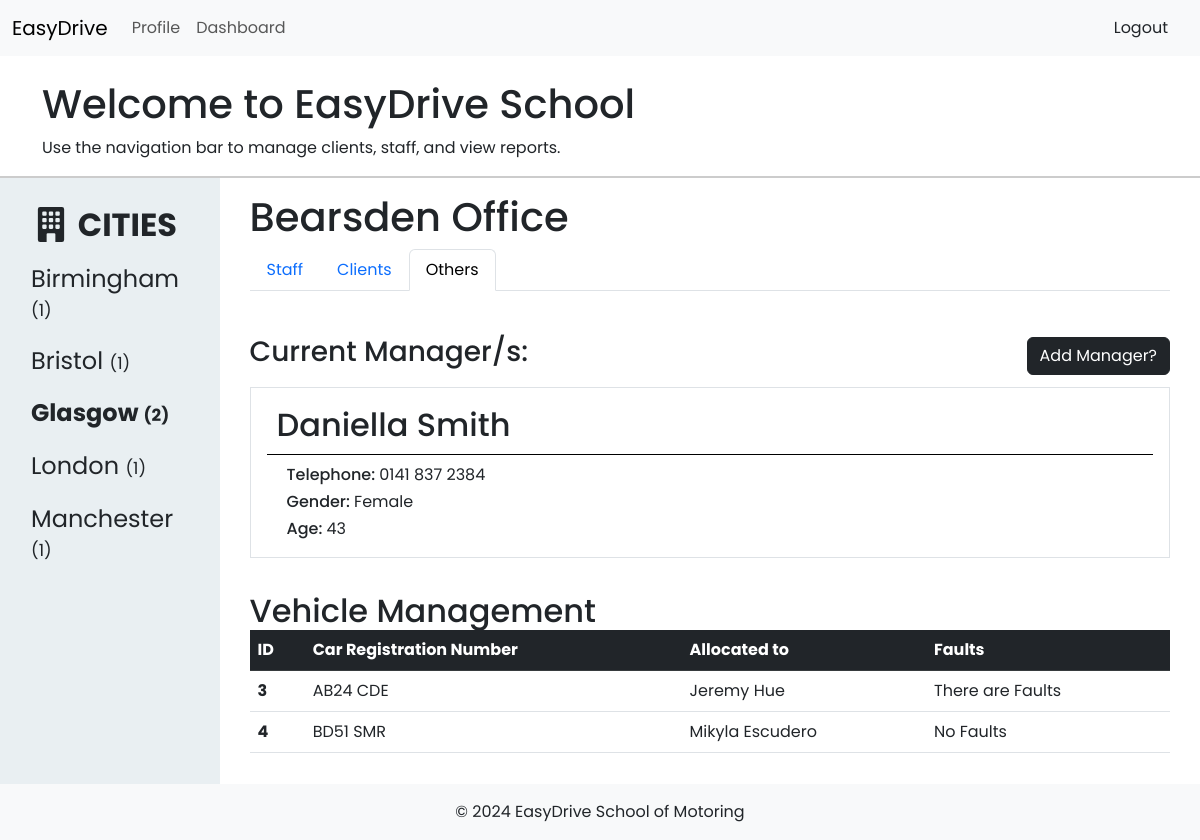
The page /views/managerView/dashboard_m_o.php?address=Bearsden (signed in) on the database its author committed.
### tables this page shows
CREATE TABLE `office` (
  `Office_ID` int(11) NOT NULL,
  `Name` varchar(100) NOT NULL,
  `Address` varchar(255) NOT NULL,
  `City` varchar(255) NOT NULL,
  `Manager_ID` int(11) NOT NULL
);

CREATE TABLE `manager` (
  `Manager_ID` int(11) NOT NULL,
  `First_Name` varchar(255) NOT NULL,
  `Last_Name` varchar(255) NOT NULL,
  `Telephone` varchar(15) NOT NULL,
  `Age` int(11) NOT NULL,
  `Gender` varchar(50) NOT NULL,
  `User_ID` int(11) NOT NULL
);

CREATE TABLE `car` (
  `Car_ID` int(11) NOT NULL,
  `Instructor_ID` int(11) NOT NULL,
  `Registration_No` varchar(50) NOT NULL,
  `wFaults` tinyint(1) DEFAULT 0
);

CREATE TABLE `staff` (
  `Staff_ID` int(11) NOT NULL,
  `First_Name` varchar(255) NOT NULL,
  `Last_Name` varchar(255) NOT NULL,
  `Phone_Num` varchar(15) NOT NULL,
  `Age` int(11) NOT NULL,
  `Gender` varchar(50) NOT NULL,
  `Position` varchar(255) NOT NULL,
  `Office_ID` int(11) NOT NULL,
  `User_ID` int(11) NOT NULL
);

### views/managerView/dashboard_m_o.php (the view, shortened to what this page needs)
<?php
    include '../../db_connection.php';
    $address = $_GET['address'];
    $sql = "SELECT city from office where address = '$address'";
    $data = $conn->query($sql);
    $city = $data -> fetch_assoc();
    $c = $city['city'];
?>
<!DOCTYPE html>
<html lang="en">
<head>
    <link rel="stylesheet" href="dashboard.css">
    <link rel="stylesheet" href="dashboard_m.css">
</head>
<body style="font-family:'Poppins'; max-height: 100vh;">
    <?php  include 'header_manager.php'  ?>
    <?php  include 'dashboard.php'  ?>
    <div class="main">
        <div class="sidenav">
            <nav id="nav" class="nav">
                <div>
                    <a id="first" class="nav-link link-dark link-underline-opacity-0" style="font-size: 2em ;font-weight: 700;">
                        CITIES
                    </a>
                        <?php
                            $cities = "SELECT City,
                            COUNT(*) as totaloffices
                            from office
                            group by City";
                            $r = $conn->query($cities);
                            while($city = $r -> fetch_assoc()){
                        ?>
                            <a class="nav-link link-dark link-underline-opacity-0" href="dashboard_m.php?city=<?php echo $city['City'] ?>">
                                <?php if($city['City'] === $c): ?>
                                    <h4 style="font-weight: 700;"><?php echo $city['City'] ?> <span>(<?php echo $city['totaloffices'] ?>)</span></h4>
                                <?php else: ?>
                                    <h4><?php echo $city['City'] ?> <span>(<?php echo $city['totaloffices'] ?>)</span></h4>
                                <?php endif ?>
                            </a>
                        <?php
                        }
                    ?>
                </div>
            </nav>
        <div class="dashboard">
            <h1><?php echo $address ?> Office</h1>
                <ul class="nav nav-tabs">
                    <li class="nav-item">
                        <a class="nav-link" href="dashboard_m_s.php?address=<?php echo $address ?>">Staff</a>
                    </li>
                    <li class="nav-item">
                        <a class="nav-link" href="dashboard_m_c.php?address=<?php echo $address ?>">Clients</a>
                    </li>
                    <li class="nav-item">
                        <a class="nav-link active" aria-current="page" href="">Others</a>
                    </li>
                </ul>
                <br>
                <ul class="list-group">
                    <div class="title">
                        <h3>Current Manager/s:</h3>
                        <a href="../../login-register-interview2/manager_signup.php"><button class="btn btn-dark">Add Manager?</button></a>
                    </div>
                    <?php
                        $manager_info = "SELECT m.*, o.Name AS Office FROM office o JOIN manager m ON o.Manager_ID = m.Manager_ID WHERE o.Address = '$address'";
                        $r = $conn->query($manager_info);
                        while($manager = $r -> fetch_assoc()){
                        ?>
                            <li class="list-group-item">
                                <h2 style="border-bottom: 1px solid black; padding: 10px;"><?php echo $manager['First_Name'] . " " . $manager['Last_Name'] ?></h2>
                                <div class="details">
                                    <h4>Telephone: <span class="normal"><?php echo $manager['Telephone'] ?></span></h4>
                                    <h4>Gender: <span class="normal"><?php echo $manager['Gender'] ?></span></h4>
                                    <h4>Age: <span class="normal"><?php echo $manager['Age'] ?></span></h4>
                                </div>
                            </li>
                        <?php
                        }
                    ?>
                    <br><h2 class="title">Vehicle Management</h2>
                    <?php
                        $car_info = "SELECT
                                        c.*,
                                        o.Name AS Office,
                                        i.*
                                        FROM car c
                                        join staff i on i.staff_id = c.instructor_id
                                        JOIN office o ON i.office_id = o.office_id
                                        WHERE o.Address = '$address'
                                        ";
                        $r = $conn->query($car_info);
                        ?>
                        <table class="table table-hover">
                        <thead>
                            <tr class="table-dark">
                            <th scope="col">ID</th>
                            <th scope="col">Car Registration Number</th>
                            <th scope="col">Allocated to</th>
                            <th scope="col">Faults</th>
                            </tr>
                        </thead>
                        <tbody>
                        <?php
                            while($car = $r -> fetch_assoc()){
                            ?>
                                <tr>
                                <th scope="row"><?php echo $car['Car_ID']?></th>
                                <td><?php echo $car['Registration_No']?></td>
                                <td><?php echo $car['First_Name'] . " " . $car['Last_Name'] ?></td>
                                <td><?php echo $car['wFaults'] > 0 ? 'There are Faults' : 'No Faults'; ?></td>
                                </tr>
                            <?php
                            }
                        ?>
                        </tbody>
                    </table>
                </ul>
            </div>
        </div>
    </div>
    <?php include '../../footer.php' ?>
</body>
</html>

### views/managerView/dashboard.css (style rules this page uses)
body { min-height: 100vh; }
.main { height: fit-content; }
.main .sidenav { border-top: 2px solid #ccc; }
.main .sidenav #nav { width: 20%; padding: 15px 15px; background-color: #8cadbb31; display: flex; }
.main .sidenav #nav a { border-radius: 10px; }
.main .sidenav #nav a h4 { font-weight: 400; transition: 0.2s; }
.main .sidenav #nav a h4 span { font-size: .7em; }

### views/managerView/dashboard_m.css (style rules this page uses)
.main .sidenav { display: flex; flex-direction: row; }
.dashboard { padding: 15px 30px; }
.dashboard .title { display: flex; flex-direction: row; justify-content: space-between; align-items: center; }
button { background-color: #cbd9e3; }

### views/managerView/dashboard_m_o.php (style rules this page uses)
h3 { margin: 0; padding: 10px 0; }
.title { display: flex; flex-direction: row; justify-content: space-between; align-items: center; margin: 10px 0 0 0px; }
table { margin-bottom: 30px; }
.details { margin: 10px 20px; }
.details h4 { font-size: 1em; }
.details h4 .normal { font-weight: normal; }
button { padding: 10px 20px; height: 70%; }

### views/managerView/dashboard.php (style rules this page uses)
.dashboard { width: 90%; height: fit-content; }

### rows shown on the page
office: Manager_ID.First_Name "Daniella", Manager_ID.Last_Name "Smith", Manager_ID.Telephone "0141 837 2384", Manager_ID.Gender "Female", Manager_ID.Age "43"
car: Car_ID "3", Registration_No "AB24 CDE", Instructor_ID.First_Name "Jeremy", Instructor_ID.Last_Name "Hue", wFaults "There are Faults"
car: Car_ID "4", Registration_No "BD51 SMR", Instructor_ID.First_Name "Mikyla", Instructor_ID.Last_Name "Escudero", wFaults "No Faults"

### other values the page prints
$city['City'] "Birmingham"
$city['totaloffices'] "1"
$city['City'] "Bristol"
$city['City'] "Glasgow"
$city['totaloffices'] "2"
$city['City'] "London"
$city['City'] "Manchester"
$address "Bearsden"
